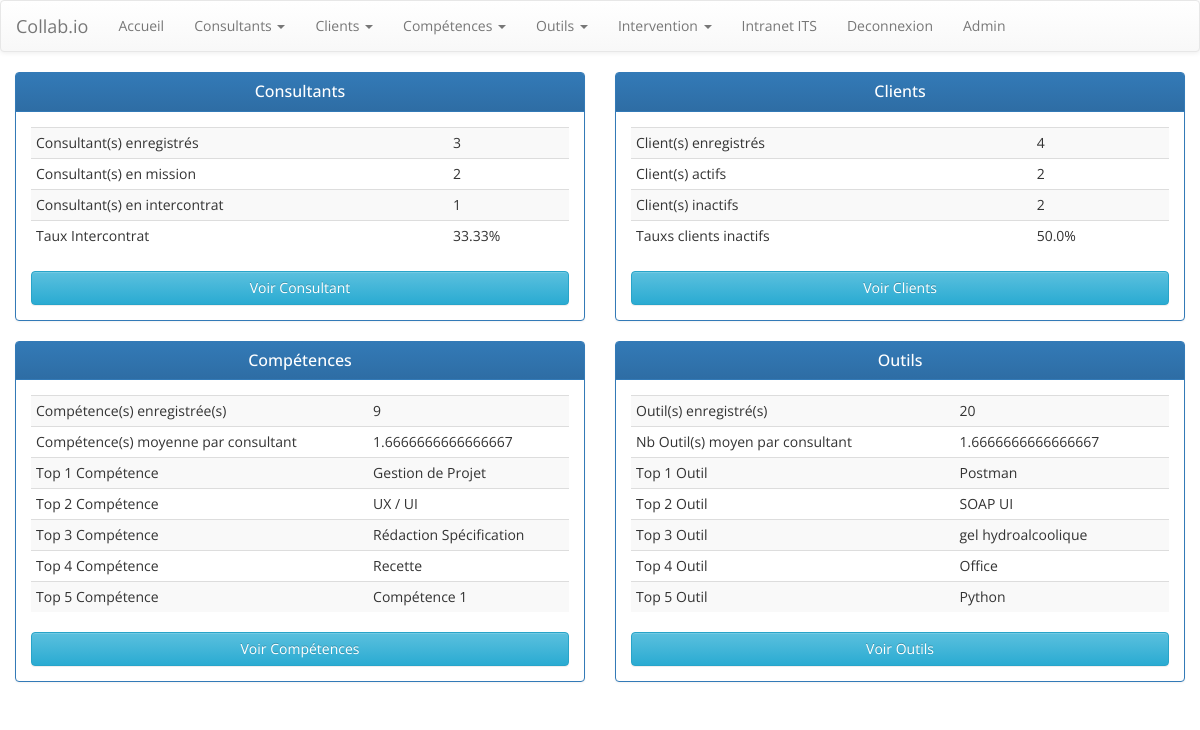
The app's page / (signed in) with its own data.
### collab/models.py (models this page shows, shortened)
class competences(models.Model):
    nomCompetence = models.CharField(max_length=250)
    famille = models.ForeignKey(familleCompetences, on_delete=models.CASCADE)

class outils(models.Model):
    nomOutil = models.CharField(max_length=250)
    famille = models.ForeignKey(familleOutils, on_delete=models.CASCADE)

### collab/views.py (the view)
# urls.py: path('', views.index, name='index'),
def index(request):
    template = loader.get_template('collab/index2.html')
    nbConsultant = collaborateurs.objects.count()
    nbConsultantInterco = collaborateurs.objects.filter(estEnIntercontrat=True).count()
    nbConsultantEnMission = nbConsultant - nbConsultantInterco
    txInterco = round((nbConsultantInterco / nbConsultant)*100,2)
    nbCompe = competences.objects.count()
    nbOutils = outils.objects.count()
    nbClient = client.objects.count()
    def verifProjetActif(idProjet):
        projetaTest = projet.objects.filter(pk=idProjet)
        if not projetaTest:
            statut = "PAS ACTIF"
        else:
            expesATest = experiences.objects.filter(projetDeLaMission=projetaTest[0].pk)
            if not expesATest:
                statut = "PAS ACTIF"
            else:
                for elt in expesATest:
                    dateDeFin = elt.dateFin
                    if dateDeFin == None:
                        statut = "ACTIF"
                        break
                    elif dateDeFin > datetime.date.today():
                        statut = "ACTIF"
                        break
                    else:
                        statut = "PAS ACTIF"
        return statut
    def getClientActif():
        client_total=client.objects.all()
        count=0
        for elt in client_total:
            projets = projet.objects.filter(client=elt.id)
            for elt in projets:
                idProjet = elt.pk
                statut= verifProjetActif(idProjet)
                if statut == "ACTIF":
                    count+=1
                    break
                else:
                    continue
        return(count)
    nbClientActif = getClientActif()
    nbClientInactif = nbClient - nbClientActif
    txClientInactif = round((nbClientInactif / nbClient)*100,2)
    def getMoyenneCompetence():
        listeCompe=[]
        listeCollab=collaborateurs.objects.all()
        for elt in listeCollab:
            nb_compe_calcul = elt.listeCompetencesCles.count()
            listeCompe.append(nb_compe_calcul)
        moyenne=(sum(listeCompe)/len(listeCompe))
        return(moyenne)
    def getMoyenneOutil():
        listeOutil=[]
        listeCollab=collaborateurs.objects.all()
        for elt in listeCollab:
            nb_outil_calcul = elt.outilsCollaborateur.count()
            listeOutil.append(nb_outil_calcul)
        moyenne=(sum(listeOutil)/len(listeOutil))
        return(moyenne)
    moyenneOutil = getMoyenneOutil()
    moyenneCompetence = getMoyenneCompetence()
    def getTop5Outils():
        listeCollab=collaborateurs.objects.all()
        dicoOutil_temp={}
        for collab in listeCollab:
            liste_outil_collab = collab.outilsCollaborateur.values()
            for elt in liste_outil_collab:
                outil = elt['nomOutil']
                if outil in dicoOutil_temp:
                    nb_temp = dicoOutil_temp.get(outil)
                    dicoOutil_temp[outil]=nb_temp+1
                else:
                    dicoOutil_temp[outil]=1
        dicoOutil = sorted(dicoOutil_temp.items(), key=lambda x: x[1], reverse=True)
        topOutil=[x[0] for x in dicoOutil]
        topfinal=topOutil[:5]
        return topfinal
    topOutilfront = getTop5Outils()
    def getTop5Competences():
        listeCollab=collaborateurs.objects.all()
        dicoCompetences_temp={}
        for collab in listeCollab:
            liste_compe_collab = collab.listeCompetencesCles.values()
            for elt in liste_compe_collab:
                competence = elt['nomCompetence']
                if competence in dicoCompetences_temp:
                    nb_temp = dicoCompetences_temp.get(competence)
                    dicoCompetences_temp[competence]=nb_temp+1
                else:
                    dicoCompetences_temp[competence]=1
        dicoCompetences = sorted(dicoCompetences_temp.items(), key=lambda x: x[1], reverse=True)
        topCompetence=[x[0] for x in dicoCompetences]
        topfinal=topCompetence[:5]
        return topfinal
    topCompetencefront = getTop5Competences()
    context={
    "nbConsultant":nbConsultant,
    "nbConsultantInterco":nbConsultantInterco,
    "txInterco":txInterco,
    "nbConsultantEnMission":nbConsultantEnMission,
    "nbClient":nbClient,
    "nbClientActif":nbClientActif,
    "nbClientInactif":nbClientInactif,
    "txClientInactif":txClientInactif,
    "nbCompe":nbCompe,
    "moyenneCompetence":moyenneCompetence,
    'topCompetencefront':topCompetencefront,
    'nbOutils':nbOutils,
    'moyenneOutil':moyenneOutil,
    'topOutilfront':topOutilfront
    }
    return HttpResponse(template.render(context, request))

### collab/templates/collab/index2.html
{% extends 'collab/base.html' %}
{% block content %}
<div class="container-fluid">
        <div class="row">
            <div class="col-lg-6 col-md-12">
                <div class="panel panel-primary">
                    <div class="panel-heading">
                        <h3 class="text-center panel-title">Consultants </h3></div>
                    <div class="panel-body">
                        <div class="table-responsive">
                            <table class="table table-striped table-hover table-condensed">
                                <tbody>
                                    <tr>
                                        <td>Consultant(s) enregistrés</td>
                                        <td>{{nbConsultant}}</td>
                                    </tr>
                                    <tr>
                                        <td>Consultant(s) en mission</td>
                                        <td>{{nbConsultantEnMission}}</td>
                                    </tr>
                                    <tr>
                                        <td>Consultant(s) en intercontrat</td>
                                        <td>{{nbConsultantInterco}}</td>
                                    </tr>
                                    <tr>
                                        <td>Taux Intercontrat</td>
                                        <td>{{txInterco}}% </td>
                                    </tr>
                                </tbody>
                            </table>
                        </div><a class="btn btn-info btn-block" role="button" href="{% url 'liste_consultant'%}">Voir Consultant</a></div>
                </div>
            </div>
            <div class="col-lg-6 col-md-12">
                <div class="panel panel-primary">
                    <div class="panel-heading">
                        <h3 class="text-center panel-title">Clients </h3></div>
                    <div class="panel-body">
                        <div class="table-responsive">
                            <table class="table table-striped table-hover table-condensed">
                                <tbody>
                                    <tr>
                                        <td>Client(s) enregistrés</td>
                                        <td>{{nbClient}}</td>
                                    </tr>
                                    <tr>
                                        <td>Client(s) actifs</td>
                                        <td>{{nbClientActif}}</td>
                                    </tr>
                                    <tr>
                                        <td>Client(s) inactifs</td>
                                        <td>{{nbClientInactif}}</td>
                                    </tr>
                                    <tr>
                                        <td>Tauxs clients inactifs</td>
                                        <td>{{txClientInactif}}% </td>
                                    </tr>
                                </tbody>
                            </table>
                        </div><a class="btn btn-info btn-block" role="button" href="{% url 'liste_client'%}">Voir Clients</a></div>
                </div>
            </div>
        </div>
    </div>
    <div class="container-fluid">
        <div class="row">
            <div class="col-lg-6 col-md-12">
                <div class="panel panel-primary">
                    <div class="panel-heading">
                        <h3 class="text-center panel-title">Compétences </h3></div>
                    <div class="panel-body">
                        <div class="table-responsive">
                            <table class="table table-striped table-hover table-condensed">
                                <tbody>
                                    <tr>
                                        <td>Compétence(s) enregistrée(s)</td>
                                        <td>{{nbCompe}}</td>
                                    </tr>
                                    <tr>
                                        <td>Compétence(s) moyenne par consultant</td>
                                        <td>{{moyenneCompetence}}</td>
                                    </tr>
                                    {% for elt in topCompetencefront %}
                                    <tr>
                                        <td>Top {{ forloop.counter }} Compétence</td>
                                        <td>{{elt}}</td>
                                    </tr>
                                    {% endfor %}
                                </tbody>
                            </table>
                        </div><a class="btn btn-info btn-block" role="button" href="{% url 'liste_competence'%}">Voir Compétences</a></div>
                </div>
            </div>
            <div class="col-lg-6 col-md-12">
                <div class="panel panel-primary">
                    <div class="panel-heading">
                        <h3 class="text-center panel-title">Outils </h3></div>
                    <div class="panel-body">
                        <div class="table-responsive">
                            <table class="table table-striped table-hover table-condensed">
                                <tbody>
                                    <tr>
                                        <td>Outil(s) enregistré(s)</td>
                                        <td>{{nbOutils}} </td>
                                    </tr>
                                    <tr>
                                        <td>Nb Outil(s) moyen par consultant</td>
                                        <td>{{moyenneOutil}} </td>
                                    </tr>
                                    {% for elt in topOutilfront %}
                                    <tr>
                                        <td>Top {{ forloop.counter }} Outil</td>
                                        <td>{{elt}}</td>
                                    </tr>
                                    {% endfor %}
                                </tbody>
                            </table>
                        </div><a class="btn btn-info btn-block" role="button" href="{% url 'liste_outil_propre'%}">Voir Outils</a></div>
                </div>
            </div>
        </div>
    </div>
{% endblock %}

### collab/static/collab/assets/css/styles.css (style rules this page uses)
.table > tbody > tr > td { vertical-align:middle; }

### collab/static/collab/assets/css/Simple-Profile-Info.css (style rules this page uses)
* { -webkit-border-radius:0 0 0 0; border-radius:0 0 0 0; font-family:'Open Sans'; }

### records on screen
competences: topCompetencefront "Gestion de Projet"
competences: topCompetencefront "UX / UI"
competences: topCompetencefront "Rédaction Spécification"
competences: topCompetencefront "Recette"
competences: topCompetencefront "Compétence 1"
outils: topOutilfront "Postman"
outils: topOutilfront "SOAP UI"
outils: topOutilfront "gel hydroalcoolique"
outils: topOutilfront "Office"
outils: topOutilfront "Python"

### other values on screen
{{ nbConsultant }} "3"
{{ nbConsultantEnMission }} "2"
{{ nbConsultantInterco }} "1"
{{ txInterco }} "33.33"
{{ nbClient }} "4"
{{ nbClientActif }} "2"
{{ nbClientInactif }} "2"
{{ txClientInactif }} "50.0"
{{ nbCompe }} "9"
{{ moyenneCompetence }} "1.6666666666666667"
{{ nbOutils }} "20"
{{ moyenneOutil }} "1.6666666666666667"
